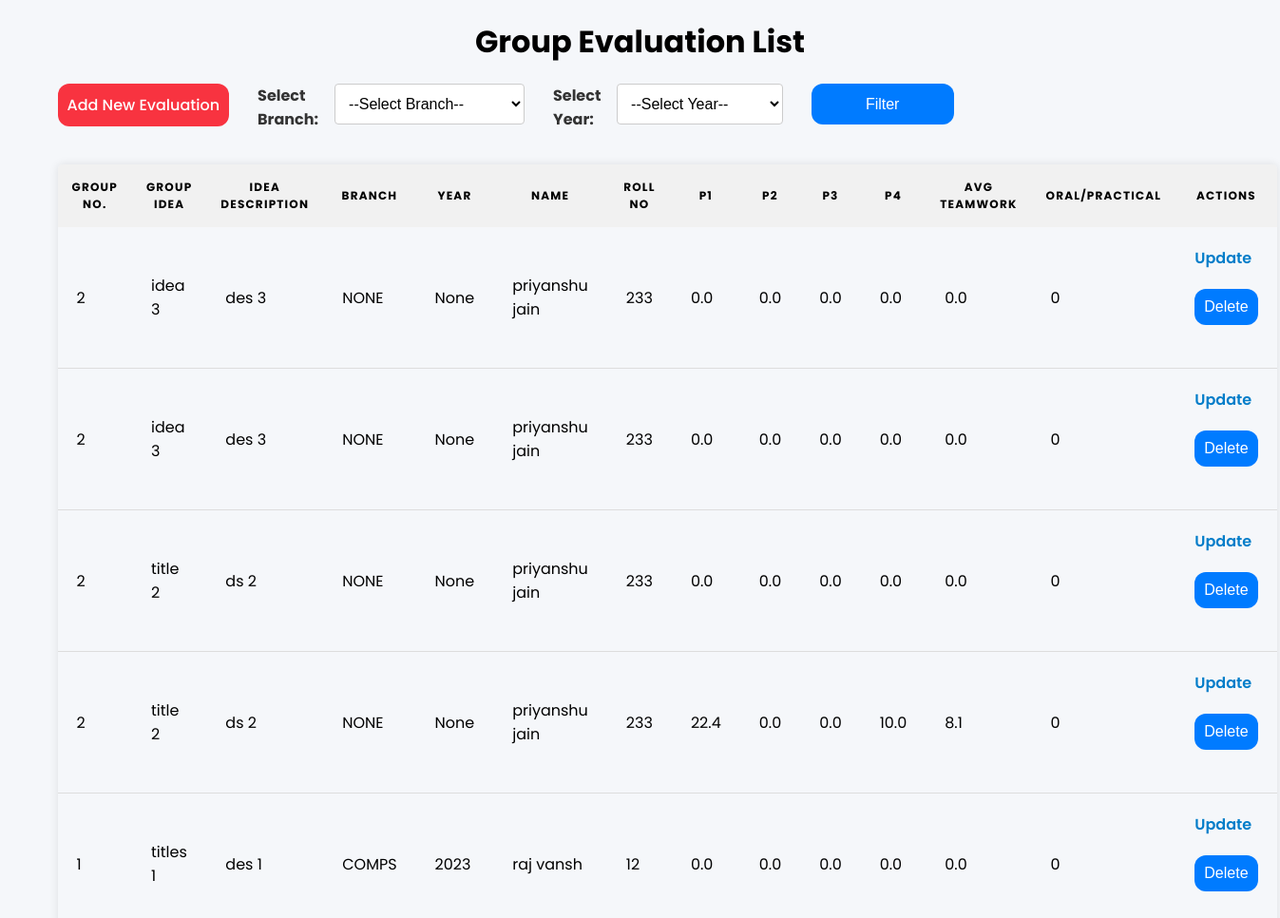
/evaluation_list, run on the app's committed database.
### present/models.py (models this page shows, shortened)
class FinalMarksEvaluation(models.Model):
    final_marks_evaluation = models.ForeignKey(final_idea, on_delete=models.CASCADE)
    final_marks_student = models.ForeignKey(Sy_idea_no, on_delete=models.CASCADE)
    num01 = models.CharField(max_length=60, choices=CHOICES01, default='2')
    num1 = models.CharField(max_length=60, choices=CHOICES1, default='0')
    num2 = models.CharField(max_length=60, choices=CHOICES2, default='0')
    num21 = models.CharField(max_length=60, choices=CHOICES3, default='0')
    num31 = models.CharField(max_length=60, choices=CHOICES4, default='0')
    num32 = models.CharField(max_length=60, choices=CHOICES5, default='0')
    num33 = models.CharField(max_length=60, choices=CHOICES6, default='0')
    num34 = models.CharField(max_length=60, choices=CHOICES7, default='0')
    num41 = models.CharField(max_length=60, choices=CHOICES8, default='0')
    num51 = models.CharField(max_length=60, choices=CHOICES9, default='0')
    num52 = models.CharField(max_length=60, choices=CHOICES10, default='0')
    num53 = models.CharField(max_length=60, choices=CHOICES11, default='0')
    num54 = models.CharField(max_length=60, choices=CHOICES12, default='0')
    p2_num01 = models.CharField(max_length=60, choices=CHOICES01, default='2')
    p2_num1 = models.CharField(max_length=60, choices=CHOICES1, default='0')
    p2_num2 = models.CharField(max_length=60, choices=CHOICES2, default='0')
    p2_num21 = models.CharField(max_length=60, choices=CHOICES3, default='0')
    p2_num31 = models.CharField(max_length=60, choices=CHOICES4, default='0')
    p2_num32 = models.CharField(max_length=60, choices=CHOICES5, default='0')
    p2_num33 = models.CharField(max_length=60, choices=CHOICES6, default='0')
    p2_num34 = models.CharField(max_length=60, choices=CHOICES7, default='0')
    p2_num41 = models.CharField(max_length=60, choices=CHOICES8, default='0')
    p2_num51 = models.CharField(max_length=60, choices=CHOICES9, default='0')
    p2_num52 = models.CharField(max_length=60, choices=CHOICES10, default='0')
    p2_num53 = models.CharField(max_length=60, choices=CHOICES11, default='0')
    p2_num54 = models.CharField(max_length=60, choices=CHOICES12, default='0')
    p3_num01 = models.CharField(max_length=60, choices=CHOICES01, default='2')
    p3_num1 = models.CharField(max_length=60, choices=CHOICES1, default='0')
    p3_num2 = models.CharField(max_length=60, choices=CHOICES2, default='0')
    p3_num21 = models.CharField(max_length=60, choices=CHOICES3, default='0')
    p3_num31 = models.CharField(max_length=60, choices=CHOICES4, default='0')
    p3_num32 = models.CharField(max_length=60, choices=CHOICES5, default='0')
    p3_num33 = models.CharField(max_length=60, choices=CHOICES6, default='0')
    p3_num34 = models.CharField(max_length=60, choices=CHOICES7, default='0')
    p3_num41 = models.CharField(max_length=60, choices=CHOICES8, default='0')
    p3_num51 = models.CharField(max_length=60, choices=CHOICES9, default='0')
    p3_num52 = models.CharField(max_length=60, choices=CHOICES10, default='0')
    p3_num53 = models.CharField(max_length=60, choices=CHOICES11, default='0')
    p3_num54 = models.CharField(max_length=60, choices=CHOICES12, default='0')
    p4_num01 = models.CharField(max_length=60, choices=CHOICES01, default='2')
    p4_num1 = models.CharField(max_length=60, choices=CHOICES1, default='0')
    p4_num2 = models.CharField(max_length=60, choices=CHOICES2, default='0')
    p4_num21 = models.CharField(max_length=60, choices=CHOICES3, default='0')
    p4_num31 = models.CharField(max_length=60, choices=CHOICES4, default='0')
    p4_num32 = models.CharField(max_length=60, choices=CHOICES5, default='0')
    p4_num33 = models.CharField(max_length=60, choices=CHOICES6, default='0')
    p4_num34 = models.CharField(max_length=60, choices=CHOICES7, default='0')
    p4_num41 = models.CharField(max_length=60, choices=CHOICES8, default='0')
    p4_num51 = models.CharField(max_length=60, choices=CHOICES9, default='0')
    p4_num52 = models.CharField(max_length=60, choices=CHOICES10, default='0')
    p4_num53 = models.CharField(max_length=60, choices=CHOICES11, default='0')
    p4_num54 = models.CharField(max_length=60, choices=CHOICES12, default='0')
    oral_practical = models.IntegerField(default=0)
    def return_final_idea_des(self):
        selected_idea = self.final_marks_evaluation.selected_idea
        final_title = self.final_marks_evaluation.final_title
        if not selected_idea or not final_title:
            return "No description available."
        if selected_idea == final_title.sy_idea_1:
            return final_title.get_sy_idea_1_description()
        elif selected_idea == final_title.sy_idea_2:
            return final_title.get_sy_idea_2_description()
        elif selected_idea == final_title.sy_idea_3:
            return final_title.get_sy_idea_3_description()
        return "No description available."
    def total_marks(self):
        return float(self.num1) + float(self.num2) + float(self.num21) + float(self.num31) + float(self.num32) + float(self.num33) + float(self.num34) + float(self.num41) +float(self.num51) + float(self.num52) + float(self.num53) + float(self.num54)
    def p2_total_marks(self):
        return float(self.p2_num1) + float(self.p2_num2) + float(self.p2_num21) + float(self.p2_num31) + float(self.p2_num32) + float(self.p2_num33) + float(self.p2_num34) + float(self.p2_num41) +float(self.p2_num51) + float(self.p2_num52) + float(self.p2_num53) + float(self.p2_num54)
    def p3_total_marks(self):
        return float(self.p3_num1) + float(self.p3_num2) + float(self.p3_num21) + float(self.p3_num31) + float(self.p3_num32) + float(self.p3_num33) + float(self.p3_num34) + float(self.p3_num41) +float(self.p3_num51) + float(self.p3_num52) + float(self.p3_num53) + float(self.p3_num54)
    def p4_total_marks(self):
        return float(self.p4_num1) + float(self.p4_num2) + float(self.p4_num21) + float(self.p4_num31) + float(self.p4_num32) + float(self.p4_num33) + float(self.p4_num34) + float(self.p4_num41) +float(self.p4_num51) + float(self.p4_num52) + float(self.p4_num53) + float(self.p4_num54)
    def avg_marks(self):
        avg = self.total_marks() + self.p2_total_marks() + self.p3_total_marks() + self.p4_total_marks()
        return round(avg/4,2)

class Sy_idea_no(models.Model):
    sy_name = models.CharField(max_length=100)
    sy_roll_no = models.IntegerField()
    sy_email = models.CharField(max_length=100,default='@somaiya.edu')
    sy_group_no = models.ForeignKey(Sy_add_idea_no, on_delete=models.CASCADE)

class Sy_add_idea_no(models.Model):
    Add_sy_group_no = models.IntegerField()
    CHOICES_GUIDE = [
        ('0', 'None'),
        ('1', 'A'),
        ('2', 'B'),
        ('3', 'C'),
        ('4', 'D'),
        ('5', 'E'),
    ]
    CHOICES_BRANCH = [
        ('0', 'NONE'),
        ('1', 'IT'),
        ('2', 'COMPS'),
        ('3', 'AIDS'),
        ('4', 'EXTC'),
    ]
    CHOICES_YEAR = [
        ('0', 'None'),
        ('1', '2023'),
        ('2', '2024'),
        ('3', '2025'),
        ('4', '2026'),
        ('5', '2027'),
        ('6', '2028'),
        ('7', '2029'),
        ('8', '2030'),
        ('9', '2031'),
        ('10', '2032'),
    ]
    sy_idea_1 = models.CharField(max_length=60)
    sy_idea_1_des = models.TextField(max_length=300)
    sy_idea_2 = models.CharField(max_length=60)
    sy_idea_2_des = models.TextField(max_length=300)
    sy_idea_3 = models.CharField(max_length=60)
    sy_idea_3_des = models.TextField(max_length=300)
    choices_guide = models.CharField(
        max_length=20,
        choices=CHOICES_GUIDE,
        default='0'
    )
    choices_branch = models.CharField(
        max_length=20,
        choices=CHOICES_BRANCH,
        default='0'
    )
    choices_year = models.CharField(
        max_length=20,
        choices=CHOICES_YEAR,
        default='0'
    )
    def get_sy_idea_1_description(self):
        return self.sy_idea_1_des
    def get_sy_idea_2_description(self):
        return self.sy_idea_2_des
    def get_sy_idea_3_description(self):
        return self.sy_idea_3_des
    def get_choices_branch(self):
        return dict(self.CHOICES_BRANCH).get(self.choices_branch, 'Unknown')
    def get_choices_year(self):
        return dict(self.CHOICES_YEAR).get(self.choices_year, 'Unknown')

class final_idea(models.Model):
    final_title = models.ForeignKey(Sy_add_idea_no, on_delete=models.CASCADE)
    selected_idea = models.CharField(max_length=60)

### present/views.py (the view)
# urls.py: path('evaluation_list', views.evaluation_list, name='evaluation_list'),
def evaluation_list(request):
    evaluations = FinalMarksEvaluation.objects.select_related(
        'final_marks_student',  # Related to the student
        'final_marks_student__sy_group_no',  # Related to the group number via student
        'final_marks_evaluation__final_title',  # Access final_title through final_marks_evaluation
    ).all()
    context = {
        'evaluations': evaluations,
    }
    return render(request, 'myapp/evaluation_list.html', context)

### present/myapp/templates/myapp/evaluation_list.html (shortened to what this page needs)
<!DOCTYPE html>
<html lang="en">
<head>
    {% load static %}
    <link rel="stylesheet" href="{% static 'css/tablepage.css' %}">
</head>
<body>
    <h1>Group Evaluation List</h1>
    <div class="table-container">
        <div class="header">
            <button class="button-62" role="button">
                <a href="{% url 'evaluation_list_form' %}">Add New Evaluation</a>
            </button>
            <div class="form-container">
                <form method="GET" action="{% url 'filter_evaluations' %}">
                    <div class="branch">
                        <label class="branch_label" for="branch">Select Branch:</label>
                        <select name="branch" id="branch">
                            <option value="">--Select Branch--</option>
                        </select>
                    </div>
                    <div class="year">
                        <label for="year">Select Year:</label>
                        <select name="year" id="year">
                            <option value="">--Select Year--</option>
                        </select>
                    </div>
                    <button class="filter_btn" type="submit">Filter</button>
                </form>
            </div>
        </div>
        <br>
        <div class="results">
            <table>
                <thead>
                    <tr>
                        <th>Group No.</th>
                        <th>Group Idea</th>
                        <th>Idea Description</th>
                        <th>Branch</th>
                        <th>Year</th>
                        <th>Name</th>
                        <th>Roll No</th>
                        <th>P1</th>
                        <th>P2</th>
                        <th>P3</th>
                        <th>P4</th>
                        <th>Avg Teamwork</th>
                        <th>Oral/Practical</th>
                        <th>Actions</th>
                    </tr>
                </thead>
                <tbody>
                    {% for evaluation in evaluations %}
                    <tr>
                        <td>{{ evaluation.final_marks_student.sy_group_no.Add_sy_group_no }}</td>
                        <td>{{ evaluation.final_marks_evaluation.selected_idea }}</td>
                        <td>{{ evaluation.return_final_idea_des }}</td>
                        <td>{{ evaluation.final_marks_student.sy_group_no.get_choices_branch }}</td>
                        <td>{{ evaluation.final_marks_student.sy_group_no.get_choices_year }}</td>
                        <td>{{ evaluation.final_marks_student.sy_name }}</td>
                        <td>{{ evaluation.final_marks_student.sy_roll_no }}</td>
                        <td>{{ evaluation.total_marks }}</td>
                        <td>{{ evaluation.p2_total_marks }}</td>
                        <td>{{ evaluation.p3_total_marks }}</td>
                        <td>{{ evaluation.p4_total_marks }}</td>
                        <td>{{ evaluation.avg_marks }}</td>
                        <td>{{ evaluation.oral_practical }}</td>
                        <td class="actions">
                            <div class="button_up">
                                <a href="{% url 'update_view' evaluation.id %}">Update</a>
                            </div>
                            <div class="button_del">
                                <form action="{% url 'delete_view' evaluation.id %}" method="post" onsubmit="return confirm('Are you sure you want to delete this item?');">
                                    <button type="submit" class="btn btn-danger">Delete</button>
                                </form>
                            </div>
                        </td>
                    </tr>
                    {% endfor %}
                </tbody>
            </table>
        </div>
    </div>
</body>
</html>

### present/myapp/templates/static/css/tablepage.css (style rules this page uses)
body { font-family: 'Poppins', sans-serif; background-color: #f5f7fa; margin: 0; padding: 0; }
.table-container td { padding: 20px; text-align: inherit; place-items:inherit; }
.actions { display: flex; flex-direction: column; align-items: flex-start; }
.actions .button_up, .actions .button_del { margin-bottom: 10px; }
.actions .button_up a, .actions .button_del a { display: block; }
.branch { display: flex; flex-direction: row; padding-left: 30px; padding-right: 15px; }
.year { display: flex; flex-direction: row; padding-left: 15px; padding-right: 30px; }
.header { display: flex; flex-direction: row; }
form { display: flex; flex-direction: row; }
label { margin-bottom: 8px; font-weight: bold; color: #333; display: flex; flex-direction: row; }
select, button { padding: 10px; margin-bottom: 15px; border: 1px solid #ccc; border-radius: 4px; }
select { width: 100%; background-color: #fff; font-size: 16px; }
button { background-color: #007bff; color: #fff; border: none; cursor: pointer; font-size: 16px; border-radius: 12px; }
.filter_btn { width: 150px; margin-right: 30px; }
.button_up a { color: #037dc9; font-weight: 600; text-decoration: none; }
h1 { text-align: center; margin: 20px 0; }
.button-62 { background: linear-gradient(to bottom right, #f83340, #f83340); border: none; border-radius: 12px; color: #FFFFFF; cursor: pointer; font-family: inherit; font-size: 16px; font-weight: 500; text-align: center; text-decoration: none; white-space: nowrap; }
.button-62 a { color: white; text-decoration: none; }
.table-container { width: 91%; margin: 20px auto; }
table { width: 100%; border-collapse: collapse; box-shadow: 0 0 10px rgba(0,0,0,0.1); border-radius: 5px; overflow: hidden; }
th, td { padding: 15px; text-align: center; }
th { background-color: #f1f1f1; text-transform: uppercase; font-size: 12px; letter-spacing: 0.1em; }
tr { border-bottom: 1px solid #ddd; transition: all 0.3s ease; }
tr:last-child { border-bottom: none; }
a { color: #007bff; text-decoration: none; }
.actions { display: flex; gap: 10px; }

### data on the page
FinalMarksEvaluation: final_marks_student.sy_group_no.Add_sy_group_no "2", final_marks_evaluation.selected_idea "idea 3", return_final_idea_des "des 3", final_marks_student.sy_group_no.get_choices_branch "NONE", final_marks_student.sy_group_no.get_choices_year "None", final_marks_student.sy_name "priyanshu jain", final_marks_student.sy_roll_no "233", total_marks "0.0", p2_total_marks "0.0", p3_total_marks "0.0", p4_total_marks "0.0", avg_marks "0.0", oral_practical "0"
FinalMarksEvaluation: final_marks_student.sy_group_no.Add_sy_group_no "2", final_marks_evaluation.selected_idea "idea 3", return_final_idea_des "des 3", final_marks_student.sy_group_no.get_choices_branch "NONE", final_marks_student.sy_group_no.get_choices_year "None", final_marks_student.sy_name "priyanshu jain", final_marks_student.sy_roll_no "233", total_marks "0.0", p2_total_marks "0.0", p3_total_marks "0.0", p4_total_marks "0.0", avg_marks "0.0", oral_practical "0"
FinalMarksEvaluation: final_marks_student.sy_group_no.Add_sy_group_no "2", final_marks_evaluation.selected_idea "title 2", return_final_idea_des "ds 2", final_marks_student.sy_group_no.get_choices_branch "NONE", final_marks_student.sy_group_no.get_choices_year "None", final_marks_student.sy_name "priyanshu jain", final_marks_student.sy_roll_no "233", total_marks "0.0", p2_total_marks "0.0", p3_total_marks "0.0", p4_total_marks "0.0", avg_marks "0.0", oral_practical "0"
FinalMarksEvaluation: final_marks_student.sy_group_no.Add_sy_group_no "2", final_marks_evaluation.selected_idea "title 2", return_final_idea_des "ds 2", final_marks_student.sy_group_no.get_choices_branch "NONE", final_marks_student.sy_group_no.get_choices_year "None", final_marks_student.sy_name "priyanshu jain", final_marks_student.sy_roll_no "233", total_marks "22.4", p2_total_marks "0.0", p3_total_marks "0.0", p4_total_marks "10.0", avg_marks "8.1", oral_practical "0"
FinalMarksEvaluation: final_marks_student.sy_group_no.Add_sy_group_no "1", final_marks_evaluation.selected_idea "titles 1", return_final_idea_des "des 1", final_marks_student.sy_group_no.get_choices_branch "COMPS", final_marks_student.sy_group_no.get_choices_year "2023", final_marks_student.sy_name "raj vansh", final_marks_student.sy_roll_no "12", total_marks "0.0", p2_total_marks "0.0", p3_total_marks "0.0", p4_total_marks "0.0", avg_marks "0.0", oral_practical "0"
